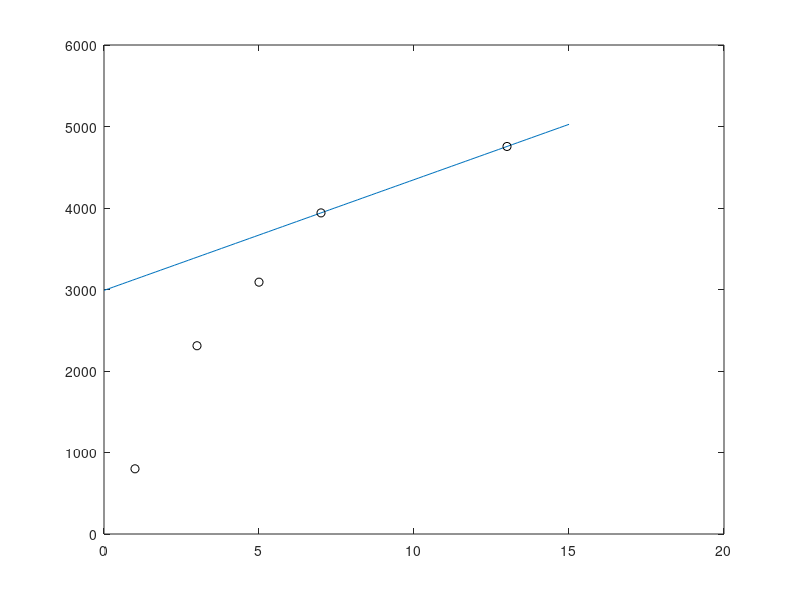
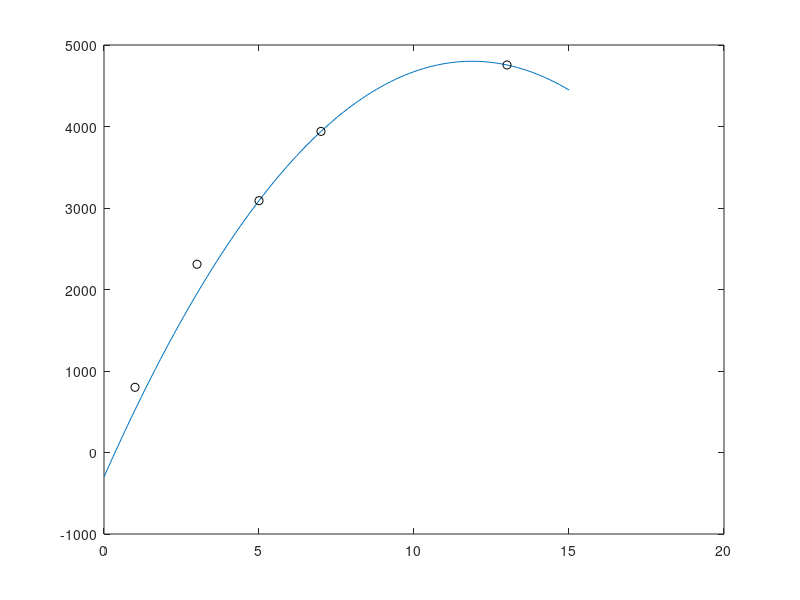
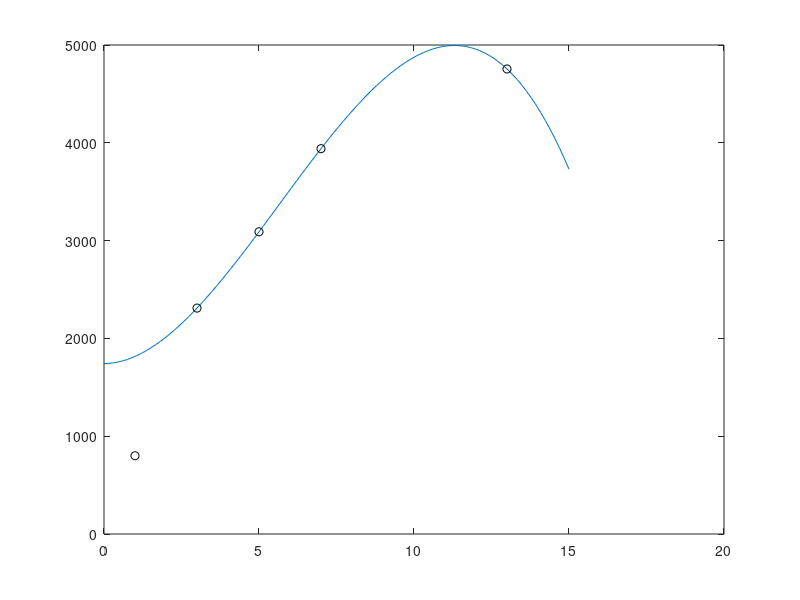
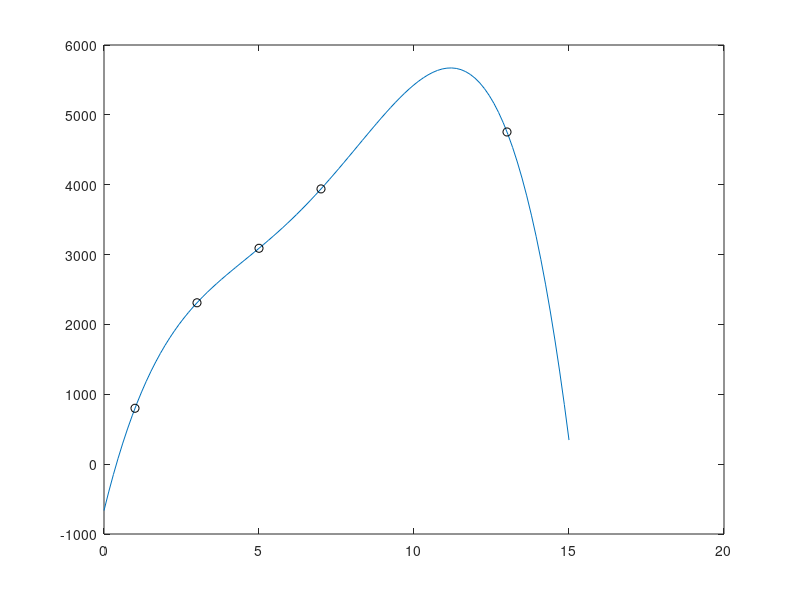

These charts were generated, in order, by the following MATLAB code:
%Brian Ibitoye
%21085455
%practice final q4

x = [1 3 5 7 13];
y = [800 2310 3090 3940 4755];
t_new=linspace(0,15,100);


%based on what's observed by the plots, order 4 is the best order to use
%for interpolation as it passes through all the points

%i need to get polynomials of order 4, 3, 2,1 

%order 4

p4= polyfit(x,y,4);
f4 = polyval(p4,t_new);

figure(4)
plot(t_new, f4, "-")
hold on
plot(x,y, "ko")


%order 3

p3 = polyfit(x(2:end),y(2:end), 3);
f3 = polyval(p3,t_new);

figure(3)
plot(t_new, f3, "-")
hold on
plot(x,y, "ko")

%order 2
p2 = polyfit(x(3:end),y(3: end), 2);
f2 = polyval(p2,t_new);

figure(2)
plot(t_new, f2, "-")
hold on
plot(x,y, "ko")


%order 1
p1 = polyfit(x(4: end),y(4:end),1);
f = polyval(p1,t_new);

figure(1)
plot(t_new, f, "-")
hold on
plot(x,y, "ko")